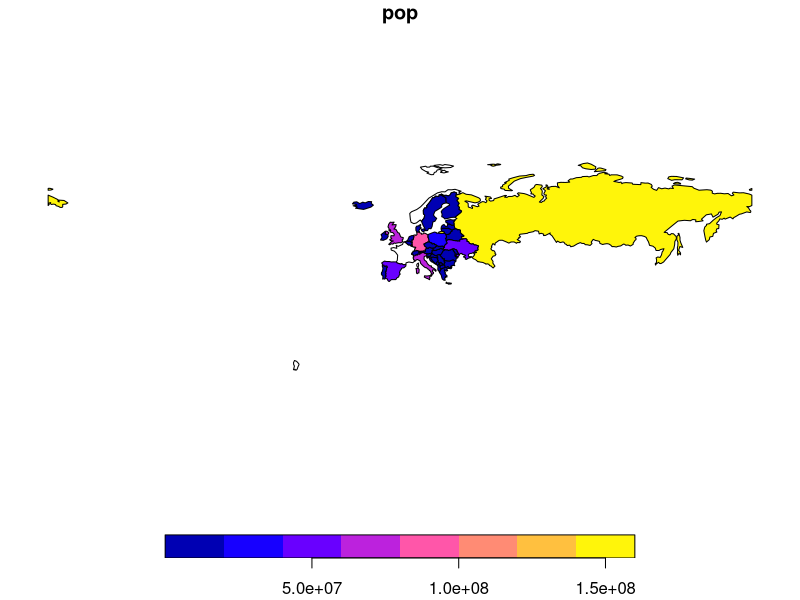
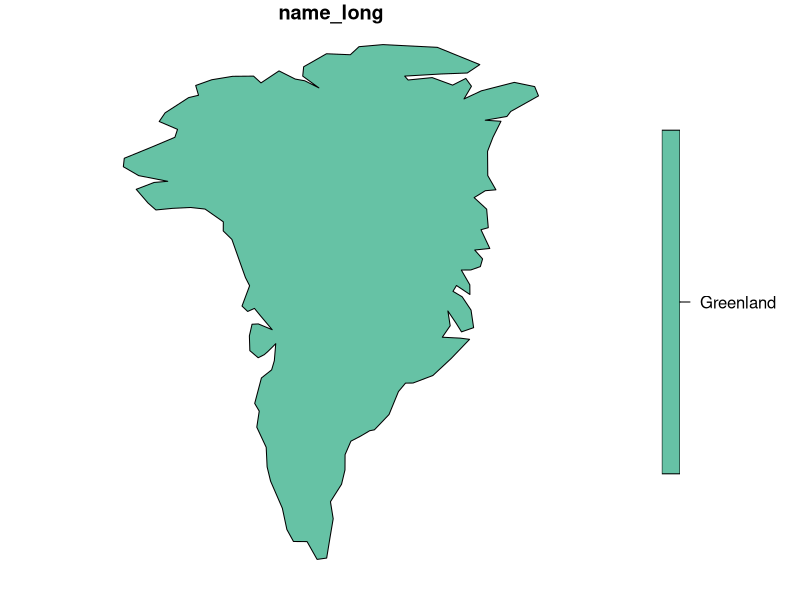
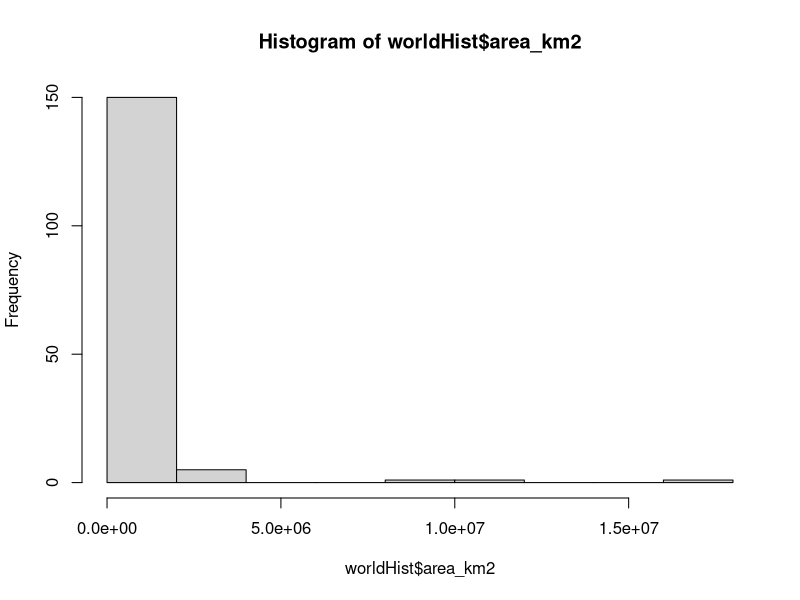
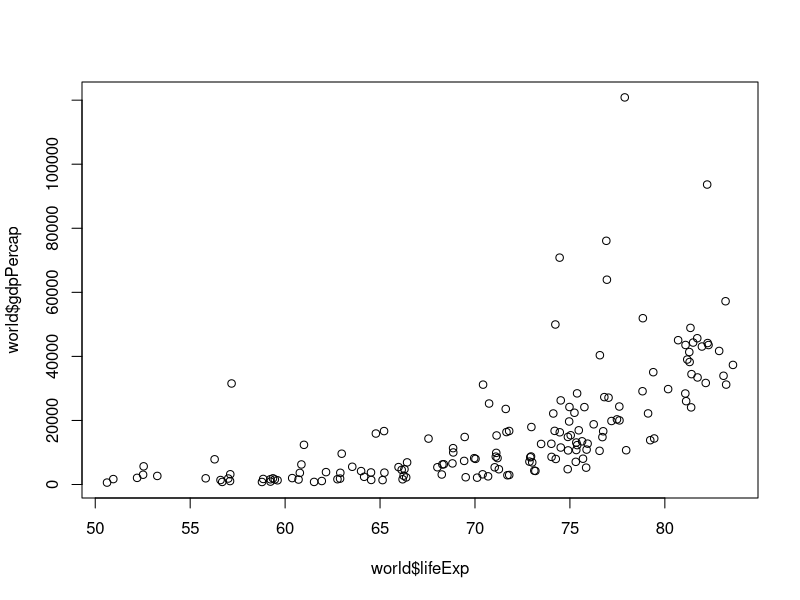

Recreate these plots in R, in order.
## ---- chunk 1
knitr::opts_chunk$set(echo = TRUE)
## ---- chunk 2
library(sf)
library(raster)
library(spData)
EU<- world[world$continent=="Europe","pop"]
plot(EU)
## ---- chunk 3
min<-min(world$pop, na.rm=TRUE)
wo<-world[world$pop==min,"name_long",na.rm=TRUE]
plot(wo)

## ---- chunk 4
Azja<-world[world$continent=="Asia",]
nrow(Azja)
## ---- chunk 5
worldHist<-world[world$type=="Sovereign country",]
hist(worldHist$area_km2)
## ---- chunk 6
plot(world$lifeExp,world$gdpPercap)
